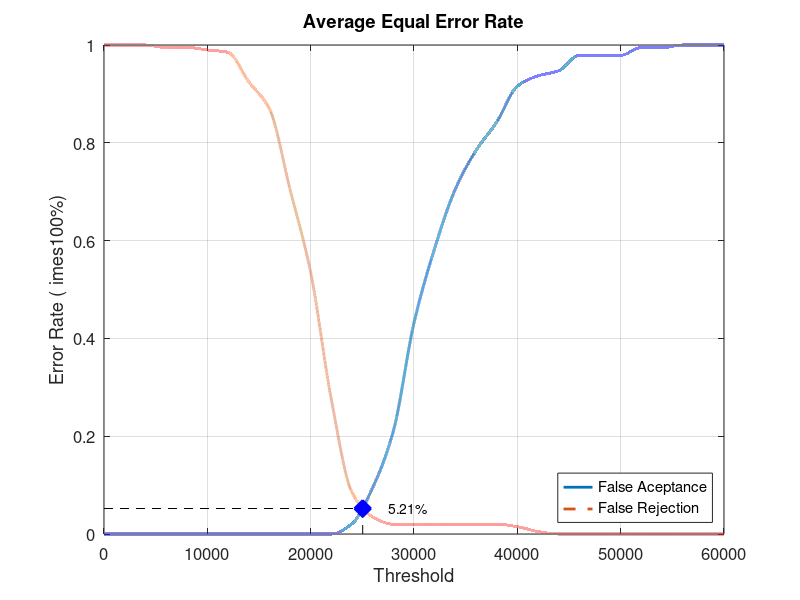
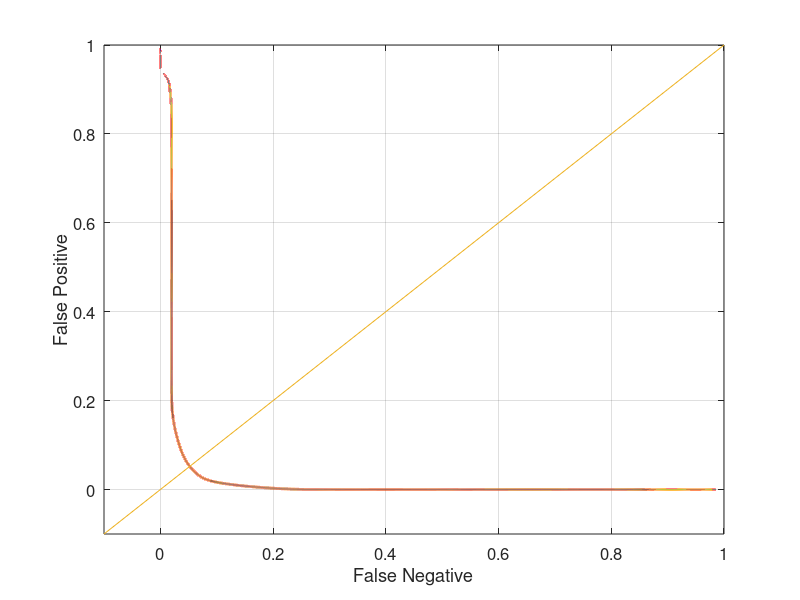

Here is the MATLAB script that generated these plots, in order:
close all;
clear;
clc;
x = 0:2000:60000;
xq = 0:0.5:60000;

y0 = [0 0 0 0 0 0 0 0 0 0 0 0 0.0210526 0.0947368 0.210526 0.431579 0.584211 0.705263 0.784211 0.842105 0.915789 0.936842 0.947368 0.978947 0.978947 0.978947 0.994737 0.994737 1 1 1]
yy0 = interp1(x, y0, xq, 'pchip');
y1 = [1 1 1 0.995 0.995 0.99 0.985 0.925 0.87 0.705 0.535 0.275 0.085 0.035 0.02 0.02 0.02 0.02 0.02 0.02 0.015 0.005 0 0 0 0 0 0 0 0 0]
yy1 = interp1(x, y1, xq, 'pchip');

% Calculating EER: 
y2 = abs(y0 - y1);
find(y2 == min(y2))
yy2 = abs(yy0 - yy1);
xEER = find(yy2 == min(yy2));
xEERIndex = xq(xEER) % X-axis EER
yEER = yy0(xEER) % Y-axis EER

main = figure
plot(xq, yy0,'-','LineWidth', 2);	hold on
plot(xq, yy1,'--','LineWidth', 2);	hold on
plot([xEERIndex xEERIndex], [0 yEER], 'k--');	hold on
plot([0 xEERIndex], [yEER yEER], 'k--');	hold on
plot(xEERIndex, yEER, 'bx', 'LineWidth', 10);	hold on
text(xEERIndex + 10 * xEERIndex / 100, yEER, [num2str(round((10000 * yEER)) / 100) '%'])
legend('False Aceptance', 'False Rejection', 'Location', 'SouthEast')
xlabel('Threshold')
ylabel('Error Rate (	imes100%)')
title('Average Equal Error Rate')
set(gca, 'FontSize', 12)
axis([0 60000 0 1])
grid on

print(main, 'Database1_3Main', '-dpng');
FNRxFPR = figure('Color', [1 1 1]);
plot(yy1, yy0, '-', yy1, yy0, 'LineWidth', 2);
hold on
y = -0.1:0.1:1
plot(y, y); 
set(gca, 'FontSize', 12)
xlabel('False Negative')
ylabel('False Positive')
axis([-0.1 1 -0.1 1])
set(gca, 'FontSize', 12)
grid on

print(FNRxFPR, 'Database1_3FNRxFPR','-dpng');
